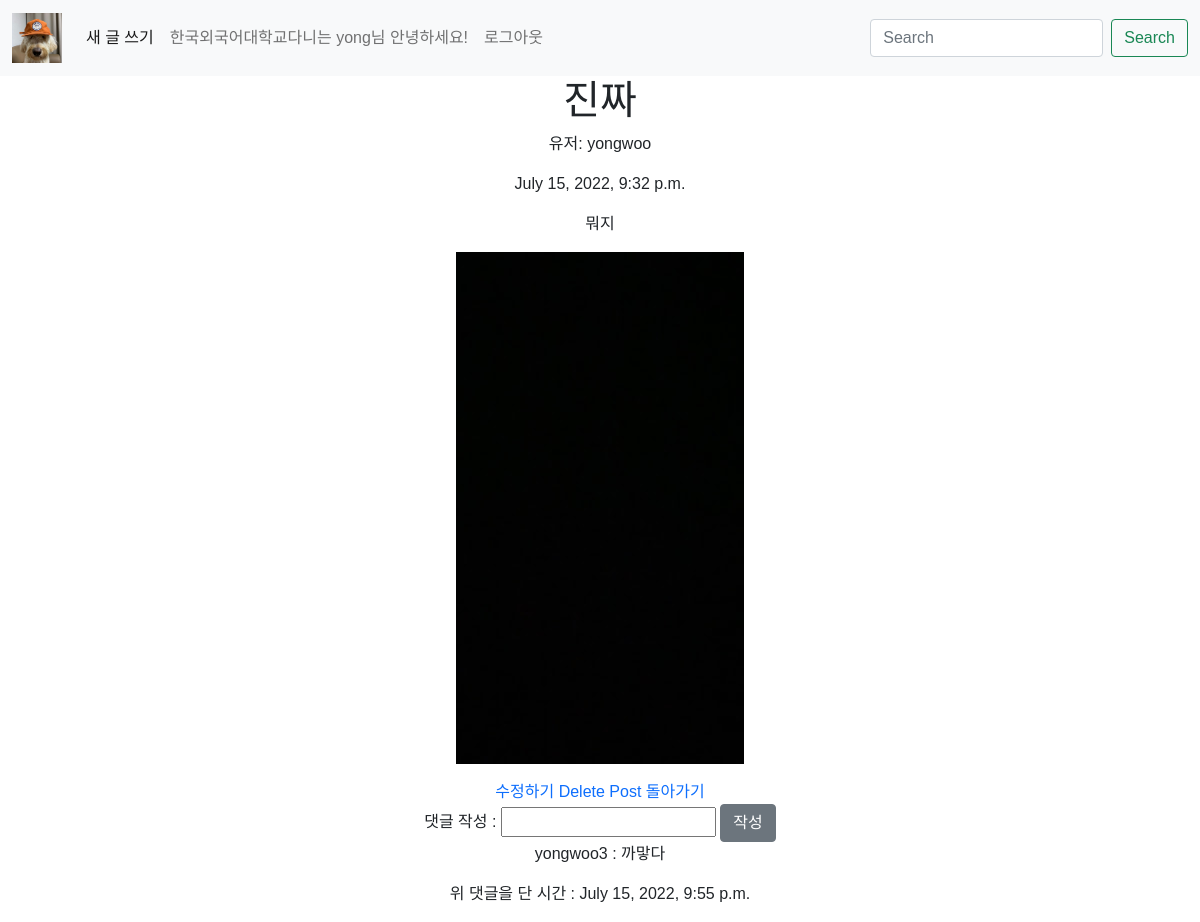
/blog/8 (signed in), run on the app's committed database.
### account/models.py (models this page shows)
class CustomUser(AbstractUser):
    nickname = models.CharField(max_length=100)
    university = models.CharField(max_length = 50)

### blog/models.py (models this page shows, shortened)
class Blog(models.Model):
    user = models.ForeignKey(CustomUser, null = True, on_delete=models.CASCADE)
    title = models.CharField(max_length=200)
    writer = models.CharField(max_length=10)
    pub_date = models.DateTimeField()
    body = models.TextField()
    image = models.ImageField(upload_to="blog/", blank=True, null=True)

class Comment(models.Model):
    blog = models.ForeignKey(Blog, null = True, on_delete=models.CASCADE, related_name="comments")
    comment_user = models.ForeignKey(CustomUser, null=True, on_delete=models.CASCADE)
    comment_body = models.CharField(max_length=200)
    comment_date = models.DateTimeField()
    class Meta:
        ordering = ['comment_date']

### blog/views.py (the view)
# urls.py: path('<int:id>', views.detail, name='detail'),
def detail(request, id):
    blog = get_object_or_404(Blog, pk = id)
    return render(request, 'detail.html', {'blog' : blog})

### blog/templates/detail.html (shortened to what this page needs)
{% extends 'base.html' %}
{% block content %}
  <body>
    <div class="container" style="text-align: center;">
        <h1>{{ blog.title }}</h1>
        <p>유저: {{blog.user.username}}</p>
        <p>{{ blog.pub_date }}</p>
        <p>{{ blog.body }}</p>
        {% if blog.image %}
        <p><img src="{{blog.image.url}}" alt="" style="text-align: center;"/></p>
        {% endif %}
        {% if blog.user == user %}
        <a href="{% url 'blog:update' blog.id %}">수정하기</a>
            <a href="{% url 'blog:delete' blog.id%}">Delete Post</a>
        {% endif %}
        <a href="{% url 'home' %}">돌아가기</a>
        <form method="POST" action="/blog/newreply">
          댓글 작성 : <input type="text" name="comment_body" />
          <button type="submit" class="btn btn-secondary">작성</button>
        </form>
        {% for comment in blog.comments.all %}
        <p><span> {{comment.comment_user}} </span> : {{ comment.comment_body }}</p>
        <p>위 댓글을 단 시간 : {{comment.comment_date}}</p>
        {% endfor %}
    </div>
  </body>
{% endblock %}

### modelproject/templates/base.html (shortened to what this page needs)
{% load static %}
<!DOCTYPE html>
<html lang="en">
  <head>
    <link href="https://cdn.jsdelivr.net/npm/bootstrap@5.0.2/dist/css/bootstrap.min.css" rel="stylesheet">
  </head>
  <body>
    <nav class="navbar navbar-expand-lg navbar-light bg-light">
      <div class="container-fluid">
        <a class="navbar-brand" href="{% url 'home' %}">
            <img src="{% static 'IMG_1939.JPG' %}" alt = "" style="width:50px; height: 50px;">
        </a>
        <div class="collapse navbar-collapse" id="navbarSupportedContent">
          <ul class="navbar-nav me-auto mb-2 mb-lg-0">
            {% if user.is_authenticated %}
            <li class="nav-item">
              <a class="nav-link active" aria-current="page" href="{% url 'blog:new' %}">새 글 쓰기</a>
            </li>
            {% else %}
            <li class="nav-item">
              <a class="nav-link active" aria-current="page" href="{% url 'account:login' %}">글을 쓰려면 로그인하세요</a>
            </li>
            {% endif %}
            <li class="nav-item">
              <a class="nav-link" href="#">
                {% if user.is_authenticated %}
                {{user.university}}다니는 {{user.nickname}}님 안녕하세요!
                {% endif %}
              </a>
            </li>
            {% if user.is_authenticated %}
            <li class="nav-item">
            <a class="nav-link" href="{% url 'account:logout' %}" tabindex="-1" aria-disabled="true">로그아웃</a>
            </li>
            {% endif %}
          </ul>
          <form class="d-flex" action="{% url 'home' %}">
            <input class="form-control me-2" type="text" placeholder="Search" aria-label="Search" name = 'query'>
            <button class="btn btn-outline-success" type="submit">Search</button>
          </form>
        </div>
      </div>
    </nav>
    <div class="block">
        {% block content %}
        {% endblock %}
      </div>
  </body>
</html>

### modelproject/templates/base.html (style rules this page uses)
body { height: 100%; font-family: 'Noto Sans KR', sans-serif; }
a { text-decoration: none; }

### data on the page
CustomUser: university "한국외국어대학교", nickname "yong"
Blog: title "진짜", user.username "yongwoo", pub_date "July 15, 2022, 9:32 p.m.", body "뭐지", image (picture)
Comment: comment_user "yongwoo3", comment_body "까맣다", comment_date "July 15, 2022, 9:55 p.m."
